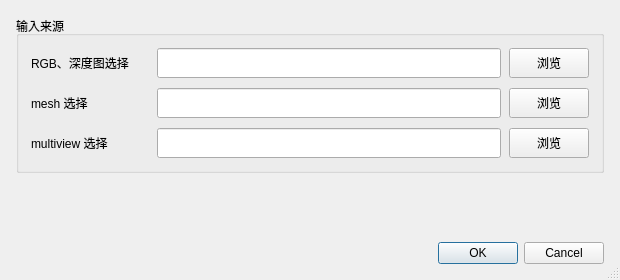
<?xml version="1.0" encoding="UTF-8"?>
<ui version="4.0">
 <class>InputSettingsDialog</class>
 <widget class="QDialog" name="InputSettingsDialog">
  <property name="geometry">
   <rect>
    <x>0</x>
    <y>0</y>
    <width>620</width>
    <height>280</height>
   </rect>
  </property>
  <property name="minimumSize">
   <size>
    <width>560</width>
    <height>260</height>
   </size>
  </property>
  <property name="windowTitle">
   <string>输入设置</string>
  </property>
  <property name="sizeGripEnabled">
   <bool>true</bool>
  </property>
  <layout class="QVBoxLayout" name="rootLayout">
   <property name="spacing">
    <number>12</number>
   </property>
   <property name="leftMargin">
    <number>16</number>
   </property>
   <property name="topMargin">
    <number>16</number>
   </property>
   <property name="rightMargin">
    <number>16</number>
   </property>
   <property name="bottomMargin">
    <number>16</number>
   </property>
   <item>
    <widget class="QGroupBox" name="inputSourceGroup">
     <property name="title">
      <string>输入来源</string>
     </property>
     <layout class="QGridLayout" name="inputGridLayout">
      <property name="horizontalSpacing">
       <number>8</number>
      </property>
      <property name="verticalSpacing">
       <number>10</number>
      </property>
      <property name="leftMargin">
       <number>12</number>
      </property>
      <property name="topMargin">
       <number>12</number>
      </property>
      <property name="rightMargin">
       <number>12</number>
      </property>
      <property name="bottomMargin">
       <number>12</number>
      </property>
      <item row="0" column="0">
       <widget class="QLabel" name="rgbDepthLabel">
        <property name="minimumSize">
         <size><width>118</width><height>30</height></size>
        </property>
        <property name="text"><string>RGB、深度图选择</string></property>
       </widget>
      </item>
      <item row="0" column="1">
       <widget class="QLineEdit" name="rgbDepthPathEdit">
        <property name="minimumSize"><size><width>280</width><height>30</height></size></property>
        <property name="readOnly"><bool>true</bool></property>
       </widget>
      </item>
      <item row="0" column="2">
       <widget class="QPushButton" name="rgbDepthBrowseButton">
        <property name="minimumSize"><size><width>72</width><height>30</height></size></property>
        <property name="text"><string>浏览</string></property>
       </widget>
      </item>
      <item row="1" column="0">
       <widget class="QLabel" name="meshLabel">
        <property name="minimumSize"><size><width>118</width><height>30</height></size></property>
        <property name="text"><string>mesh 选择</string></property>
       </widget>
      </item>
      <item row="1" column="1">
       <widget class="QLineEdit" name="meshPathEdit">
        <property name="minimumSize"><size><width>280</width><height>30</height></size></property>
        <property name="readOnly"><bool>true</bool></property>
       </widget>
      </item>
      <item row="1" column="2">
       <widget class="QPushButton" name="meshBrowseButton">
        <property name="minimumSize"><size><width>72</width><height>30</height></size></property>
        <property name="text"><string>浏览</string></property>
       </widget>
      </item>
      <item row="2" column="0">
       <widget class="QLabel" name="multiviewLabel">
        <property name="minimumSize"><size><width>118</width><height>30</height></size></property>
        <property name="text"><string>multiview 选择</string></property>
       </widget>
      </item>
      <item row="2" column="1">
       <widget class="QLineEdit" name="multiviewPathEdit">
        <property name="minimumSize"><size><width>280</width><height>30</height></size></property>
        <property name="readOnly"><bool>true</bool></property>
       </widget>
      </item>
      <item row="2" column="2">
       <widget class="QPushButton" name="multiviewBrowseButton">
        <property name="minimumSize"><size><width>72</width><height>30</height></size></property>
        <property name="text"><string>浏览</string></property>
       </widget>
      </item>
     </layout>
    </widget>
   </item>
   <item>
    <spacer name="verticalSpacer">
     <property name="orientation"><enum>Qt::Vertical</enum></property>
     <property name="sizeHint" stdset="0"><size><width>20</width><height>10</height></size></property>
    </spacer>
   </item>
   <item>
    <widget class="QDialogButtonBox" name="buttonBox">
     <property name="orientation"><enum>Qt::Horizontal</enum></property>
     <property name="standardButtons"><set>QDialogButtonBox::Cancel|QDialogButtonBox::Ok</set></property>
    </widget>
   </item>
  </layout>
 </widget>
 <resources/>
 <connections/>
</ui>
